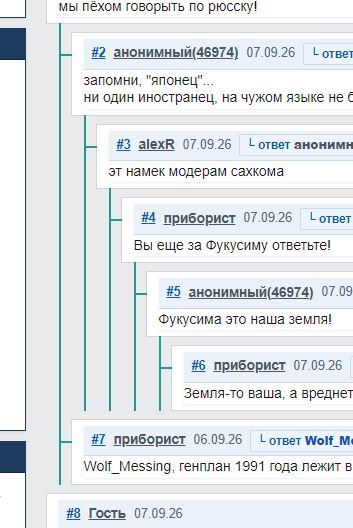
#> input picture upload/Скриншот-20260919-121252.jpg, 353 x 528 px, found by its file name
$ python zoom-user-shot.py
#> lines starting #> are read from the running program, lines starting #| are printed output that depends on the picture
#!/usr/bin/env python3
from PIL import Image

src = "/home/z/my-project/upload/Скриншот-20260919-121252.jpg"
img = Image.open(src).convert("RGB")
#> img is the input picture: PIL image 353x528 RGB; mean R, G, B 225.5, 230.3, 233.6

# (a) зона детекта x~84 y[119..155]: стык #2 -> #3
img.crop((30, 100, 250, 200)).resize((660, 300), Image.LANCZOS).save(
    "/home/z/my-project/download/user-shot-zoom-2-3.png")
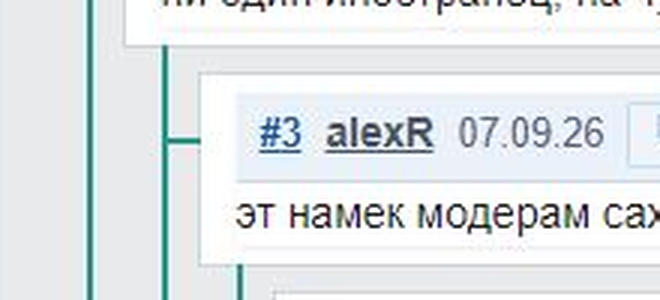
#> saved as user-shot-zoom-2-3.png: PIL image 660x300 RGB; mean R, G, B 227.1, 231.4, 233.6
# (b) стык #6 -> #7 и левый край #7
img.crop((30, 395, 250, 528)).resize((660, 399), Image.LANCZOS).save(
    "/home/z/my-project/download/user-shot-zoom-6-7.png")
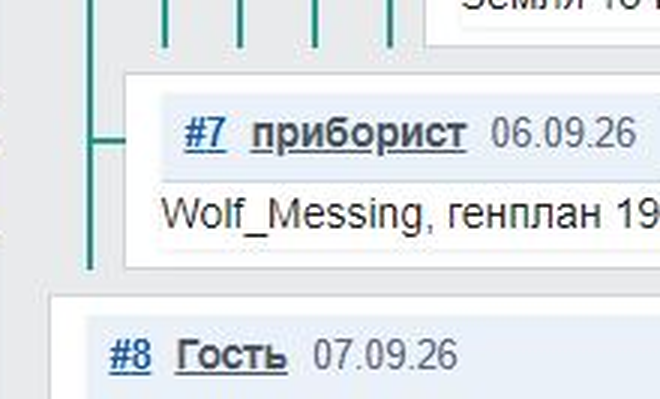
#> saved as user-shot-zoom-6-7.png: PIL image 660x399 RGB; mean R, G, B 226.6, 231.2, 234.8
print("saved")

$ run again, with upload/Скриншот-20260919-022354.jpg copied over upload/Скриншот-20260919-121252.jpg
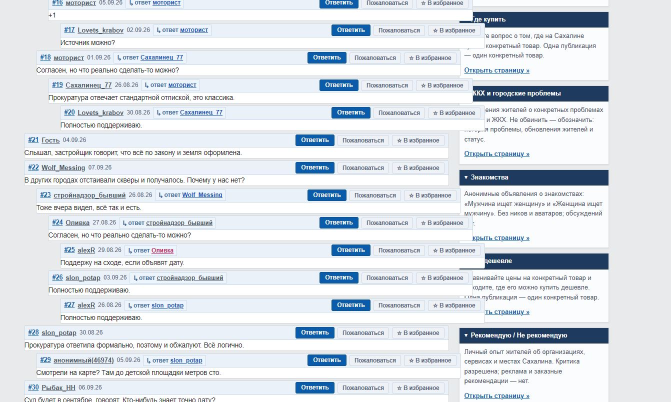
#> input picture upload/Скриншот-20260919-022354.jpg, 1342 x 804 px, found by its file name (shown at 1/2 size)
#> img is the input picture: PIL image 1342x804 RGB; mean R, G, B 220, 225.6, 231.9
#> `img.crop((30, 100, 250, 200)).resize((660, 300), Image.LANCZOS).save( ..`:
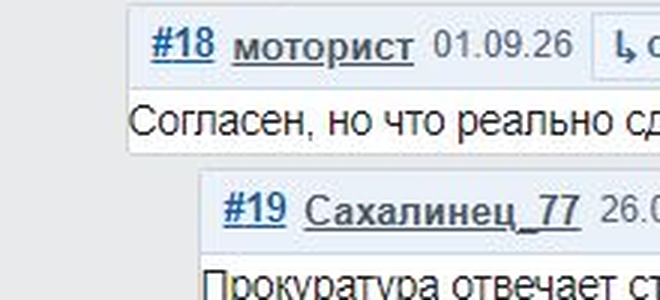
#> saved as user-shot-zoom-2-3.png: PIL image 660x300 RGB; mean R, G, B 220.1, 224.2, 228.4
#> `img.crop((30, 395, 250, 528)).resize((660, 399), Image.LANCZOS).save( ..`:
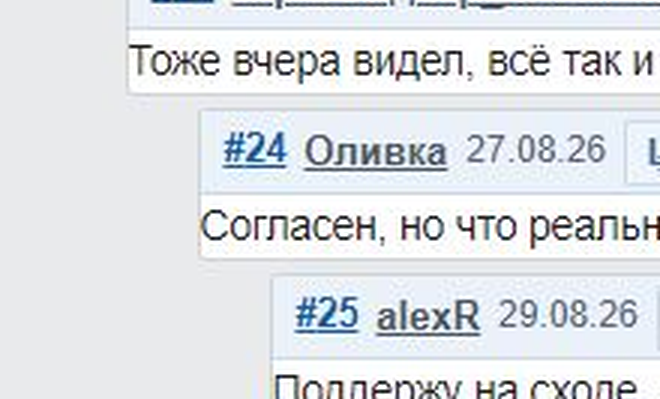
#> saved as user-shot-zoom-6-7.png: PIL image 660x399 RGB; mean R, G, B 222.9, 226.2, 229.7

$ run again, with upload/Скриншот-20260919-022700.jpg copied over upload/Скриншот-20260919-121252.jpg
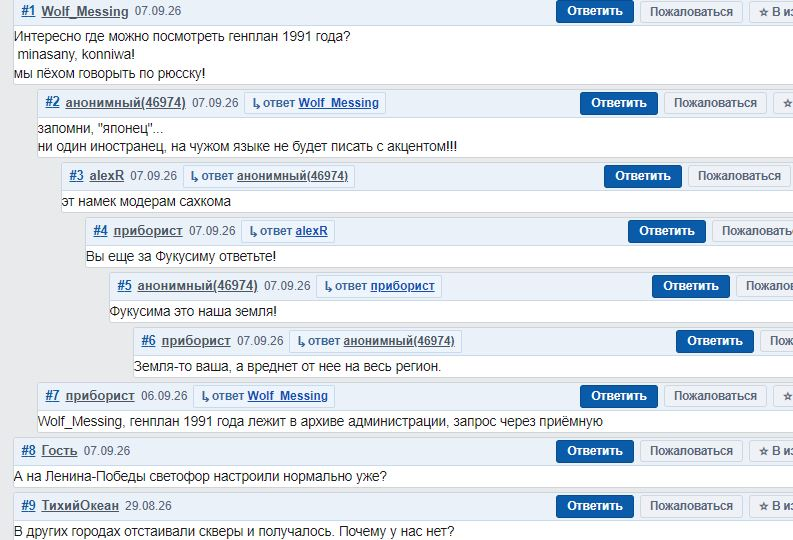
#> input picture upload/Скриншот-20260919-022700.jpg, 793 x 540 px, found by its file name
#> img is the input picture: PIL image 793x540 RGB; mean R, G, B 224.8, 230.7, 236.7
#> `img.crop((30, 100, 250, 200)).resize((660, 300), Image.LANCZOS).save( ..`:
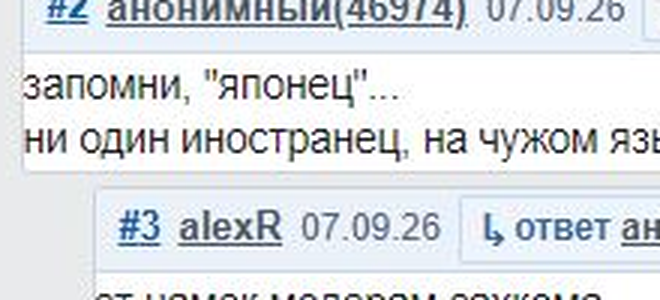
#> saved as user-shot-zoom-2-3.png: PIL image 660x300 RGB; mean R, G, B 221.1, 224.9, 228.6
#> `img.crop((30, 395, 250, 528)).resize((660, 399), Image.LANCZOS).save( ..`:
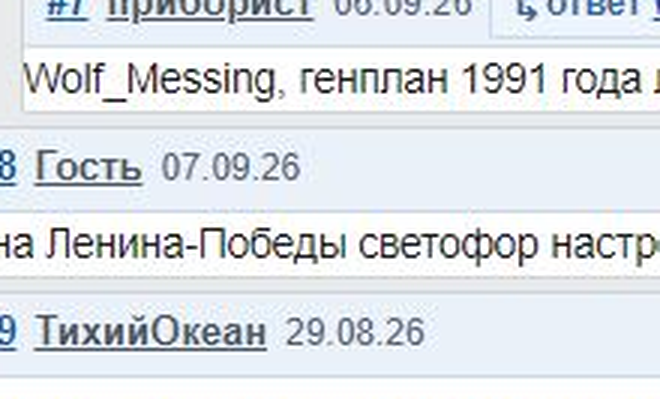
#> saved as user-shot-zoom-6-7.png: PIL image 660x399 RGB; mean R, G, B 222.3, 227, 231.5
